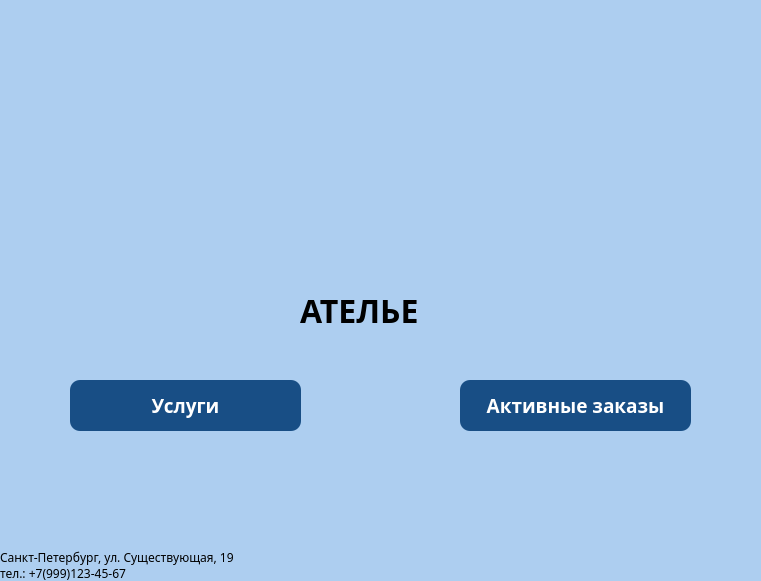
<?xml version="1.0" encoding="UTF-8"?>
<ui version="4.0">
 <class>MainWindow</class>
 <widget class="QMainWindow" name="MainWindow">
  <property name="geometry">
   <rect>
    <x>0</x>
    <y>0</y>
    <width>761</width>
    <height>581</height>
   </rect>
  </property>
  <property name="windowTitle">
   <string>MainWindow</string>
  </property>
  <property name="styleSheet">
   <string notr="true">background-color: #adcef0</string>
  </property>
  <widget class="QWidget" name="centralwidget">
   <widget class="QPushButton" name="mainBtnServices">
    <property name="geometry">
     <rect>
      <x>70</x>
      <y>380</y>
      <width>231</width>
      <height>51</height>
     </rect>
    </property>
    <property name="font">
     <font>
      <family>Montserrat</family>
      <pointsize>14</pointsize>
      <weight>75</weight>
      <bold>true</bold>
     </font>
    </property>
    <property name="styleSheet">
     <string notr="true">background-color: #184e85;
color: white;
border: 2px solid #555;
border-radius: 10px;
border: none;</string>
    </property>
    <property name="text">
     <string>Услуги</string>
    </property>
   </widget>
   <widget class="QPushButton" name="mainBtnActive">
    <property name="geometry">
     <rect>
      <x>460</x>
      <y>380</y>
      <width>231</width>
      <height>51</height>
     </rect>
    </property>
    <property name="font">
     <font>
      <family>Montserrat</family>
      <pointsize>14</pointsize>
      <weight>75</weight>
      <bold>true</bold>
     </font>
    </property>
    <property name="styleSheet">
     <string notr="true">background-color: #184e85;
color: white;
border: 2px solid #555;
border-radius: 10px;
border: none;</string>
    </property>
    <property name="text">
     <string>Активные заказы</string>
    </property>
   </widget>
   <widget class="QLabel" name="label">
    <property name="geometry">
     <rect>
      <x>200</x>
      <y>-90</y>
      <width>391</width>
      <height>381</height>
     </rect>
    </property>
    <property name="layoutDirection">
     <enum>Qt::RightToLeft</enum>
    </property>
    <property name="text">
     <string/>
    </property>
    <property name="pixmap">
     <pixmap>Untitled11_20211028231533.png</pixmap>
    </property>
   </widget>
   <widget class="QLabel" name="label_2">
    <property name="geometry">
     <rect>
      <x>300</x>
      <y>290</y>
      <width>161</width>
      <height>41</height>
     </rect>
    </property>
    <property name="font">
     <font>
      <family>Montserrat</family>
      <pointsize>24</pointsize>
      <weight>75</weight>
      <bold>true</bold>
     </font>
    </property>
    <property name="text">
     <string>АТЕЛЬЕ</string>
    </property>
   </widget>
   <widget class="QLabel" name="label_3">
    <property name="geometry">
     <rect>
      <x>0</x>
      <y>540</y>
      <width>241</width>
      <height>51</height>
     </rect>
    </property>
    <property name="font">
     <font>
      <family>Montserrat Light</family>
     </font>
    </property>
    <property name="text">
     <string>Санкт-Петербург, ул. Существующая, 19
тел.: +7(999)123-45-67</string>
    </property>
   </widget>
  </widget>
 </widget>
 <resources/>
 <connections/>
</ui>
